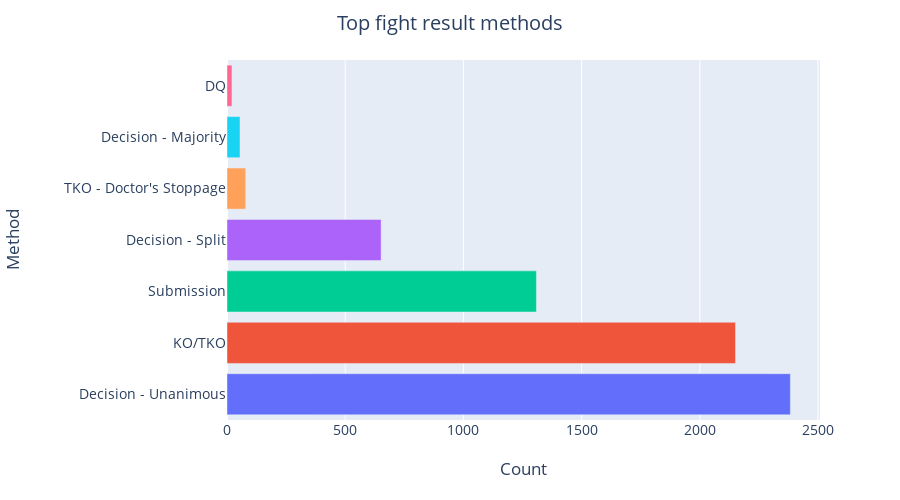

Here is the notebook cell this chart was saved with:
### Markdown cell above
Plotting it:

### Code cell
fig = px.bar(x=counts, y=outcomes, color=outcomes)

# Cosmetics config
fig.update_layout(title={"text": "Top fight result methods", "x": 0.5, "font_size": 20},
                  font={"size": 14}, 
                  xaxis=dict(
                      title = "Count", title_standoff=25
                  ),
                  yaxis=dict(
                      title="Method", title_standoff=40
                  ),
                  showlegend=False, height=500)
fig.show()

### Figure 1 — Plotly figure (JSON) as saved in the notebook; plotly's stock layout.template omitted (floating-point values rounded to 4 significant figures)
{"data": [{"hovertemplate": "color=Decision - Unanimous<br>x=%{x}<br>y=%{y}<extra></extra>", "legendgroup": "Decision - Unanimous", "marker": {"color": "#636efa", "pattern": {"shape": ""}}, "name": "Decision - Unanimous", "orientation": "h", "showlegend": true, "textposition": "auto", "type": "bar", "x": [2383], "xaxis": "x", "y": ["Decision - Unanimous"], "yaxis": "y"}, {"hovertemplate": "color=KO/TKO<br>x=%{x}<br>y=%{y}<extra></extra>", "legendgroup": "KO/TKO", "marker": {"color": "#EF553B", "pattern": {"shape": ""}}, "name": "KO/TKO", "orientation": "h", "showlegend": true, "textposition": "auto", "type": "bar", "x": [2151], "xaxis": "x", "y": ["KO/TKO"], "yaxis": "y"}, {"hovertemplate": "color=Submission<br>x=%{x}<br>y=%{y}<extra></extra>", "legendgroup": "Submission", "marker": {"color": "#00cc96", "pattern": {"shape": ""}}, "name": "Submission", "orientation": "h", "showlegend": true, "textposition": "auto", "type": "bar", "x": [1309], "xaxis": "x", "y": ["Submission"], "yaxis": "y"}, {"hovertemplate": "color=Decision - Split<br>x=%{x}<br>y=%{y}<extra></extra>", "legendgroup": "Decision - Split", "marker": {"color": "#ab63fa", "pattern": {"shape": ""}}, "name": "Decision - Split", "orientation": "h", "showlegend": true, "textposition": "auto", "type": "bar", "x": [652], "xaxis": "x", "y": ["Decision - Split"], "yaxis": "y"}, {"hovertemplate": "color=TKO - Doctor's Stoppage<br>x=%{x}<br>y=%{y}<extra></extra>", "legendgroup": "TKO - Doctor's Stoppage", "marker": {"color": "#FFA15A", "pattern": {"shape": ""}}, "name": "TKO - Doctor's Stoppage", "orientation": "h", "showlegend": true, "textposition": "auto", "type": "bar", "x": [79], "xaxis": "x", "y": ["TKO - Doctor's Stoppage"], "yaxis": "y"}, {"hovertemplate": "color=Decision - Majority<br>x=%{x}<br>y=%{y}<extra></extra>", "legendgroup": "Decision - Majority", "marker": {"color": "#19d3f3", "pattern": {"shape": ""}}, "name": "Decision - Majority", "orientation": "h", "showlegend": true, "textposition": "auto", "type": "bar", "x": [55], "xaxis": "x", "y": ["Decision - Majority"], "yaxis": "y"}, {"hovertemplate": "color=DQ<br>x=%{x}<br>y=%{y}<extra></extra>", "legendgroup": "DQ", "marker": {"color": "#FF6692", "pattern": {"shape": ""}}, "name": "DQ", "orientation": "h", "showlegend": true, "textposition": "auto", "type": "bar", "x": [21], "xaxis": "x", "y": ["DQ"], "yaxis": "y"}], "layout": {"barmode": "relative", "font": {"size": 14}, "height": 500, "legend": {"title": {"text": "color"}, "tracegroupgap": 0}, "margin": {"t": 60}, "showlegend": false, "title": {"font": {"size": 20}, "text": "Top fight result methods", "x": 0.5}, "xaxis": {"anchor": "y", "domain": [0, 1], "title": {"standoff": 25, "text": "Count"}}, "yaxis": {"anchor": "x", "domain": [0, 1], "title": {"standoff": 40, "text": "Method"}}}}
